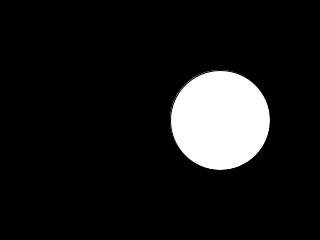
Frame 1 (no input)
Frame 60 (the mouse pressed at the canvas centre just before this capture): identical to frame 1, image omitted
Frame 120 (the mouse held since frame 60 and released just before this capture): identical to frame 1, image omitted

The Processing sketch that drew this single still picture (run headless with seeded random() and noise(); from frame 60 on, the mouse is pressed at the canvas centre):

// Processing sketch: processing_123070
// ── processing_123070.pde

int circleX, circleY; 
int circleSize = 100;   
color circleColor, baseColor;
color circleHighlight;
color currentColor;
boolean circleOver = false;

void setup() {
  size(320, 240);
  circleColor = color(255);
  circleHighlight = color(10);
  baseColor = color(0);
  currentColor = baseColor;
  circleX = width/2+circleSize/2+10;
  circleY = height/2;
  ellipseMode(CENTER);
}

void draw() {
  update(mouseX, mouseY);
  background(currentColor);
  
  if (circleOver) {
    fill(circleHighlight);
  } else {
    fill(circleColor);
  }
  stroke(0);
  ellipse(circleX, circleY, circleSize, circleSize);
}

void update(int x, int y) {
  if ( overCircle(circleX, circleY, circleSize) ) {
    circleOver = true;
  }
}

void mousePressed() {
  if (circleOver) {
    currentColor = circleColor;

  }
}

boolean overCircle(int x, int y, int diameter) {
  float disX = x - mouseX;
  float disY = y - mouseY;
  if (sqrt(sq(disX) + sq(disY)) < diameter/2 ) {
    return true;
  } else {
    return false;
  }
}
